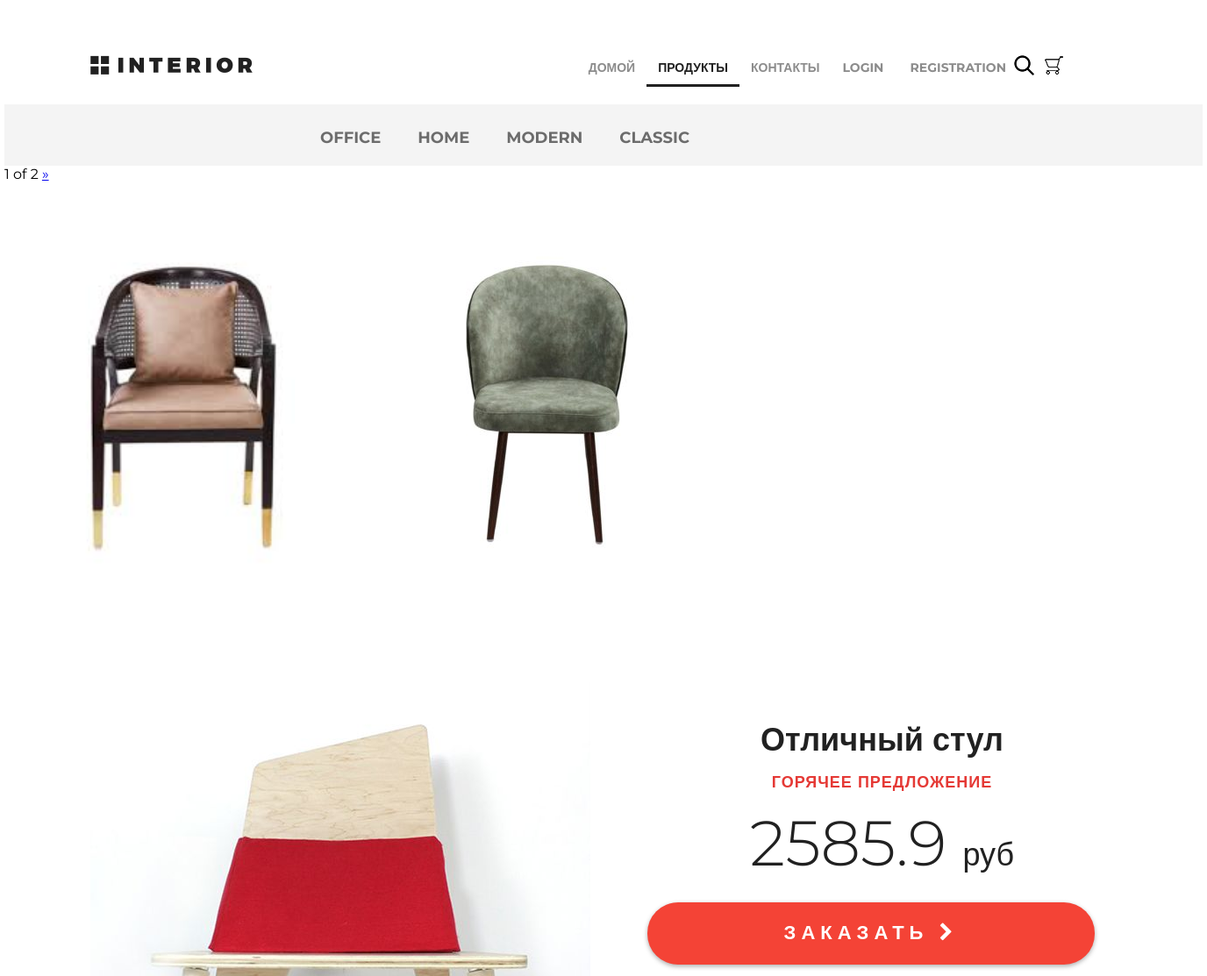
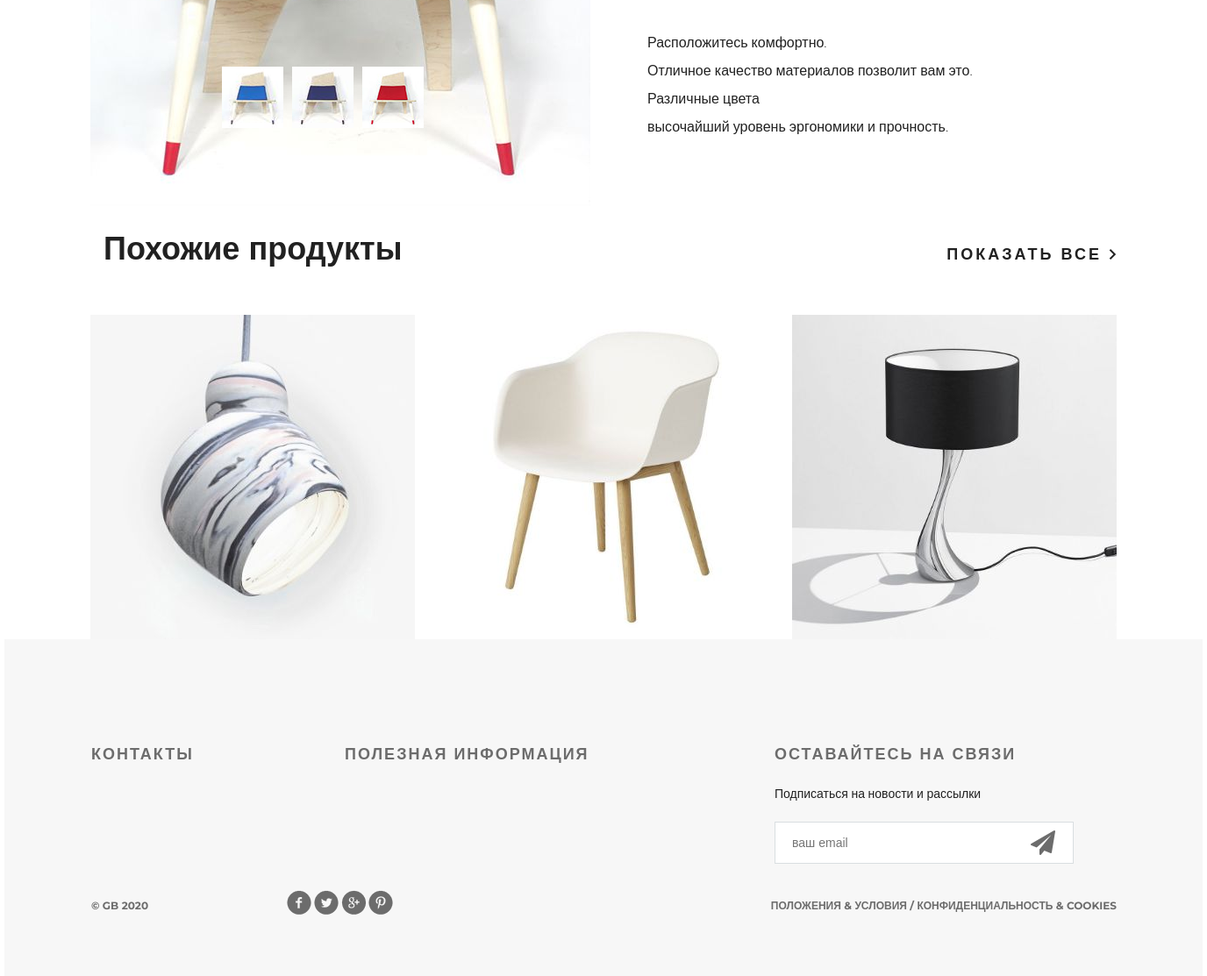
The page /products/all/ on the database its author committed (2 pictures, top to bottom).
### products/models.py (models this page shows, shortened)
class Product_category(models.Model):
    name = models.CharField(max_length=20)

class Product(models.Model):
    name = models.CharField(max_length=20)
    quantity = models.PositiveSmallIntegerField(default=100)
    image = models.ImageField(upload_to='product_images', blank=True)
    price = models.IntegerField(default=100)
    category = models.ForeignKey(Product_category, on_delete=models.CASCADE)

### products/views.py (the view)
# urls.py: path('<str:category>/', ProductsView.as_view(), name='category'),
class ProductsView(ListView):
    template_name = 'products/products.html'
    context_object_name = 'products'
    paginate_by = 2
    def get_queryset(self):
        if self.kwargs['category'] != "all":
            return get_list_or_404(Product, category__pk=Product_category.objects.get(name=self.kwargs['category']).id)
        else:
            return get_list_or_404(Product)
    def get_context_data(self, **kwargs):
        context = super().get_context_data(**kwargs)
        context["title"] = 'Продукты'
        context["categorys"] = Product_category.objects.all()
        context["active"] = self.kwargs['category']
        return context

### basket/context_processors.py (called while the page is built)
def basket(request):
    basket = None
    if request.user.is_authenticated:
        basket = Basket.objects.filter(user=request.user).first()
    return {'basket': basket}

### products/templates/products/products.html (shortened to what this page needs)
{% extends 'mainapp/base.html' %} {% load static %}
		{% block menu %}
		<div class="hero-white">
			<div class="header clearfix">
				<a href="{% url 'mainapp:index' %}" class="logo"></a>
				{% include 'mainapp/includes/inc_main_menu.html' %}
				<a href="#" class="search"></a>
                <a href="#" class="basket"></a>
			</div>
		</div>
		{% endblock %}
		{% block content %}
		<div class="details">
			<div class="links clearfix">
				<ul class="links-menu">
					{% for category in categorys %}
					<li><a href="{% url 'products:category' category.name %}" {% if active == category.name %} class="active" {% endif %}>{{category.name}}</a></li>
					{% endfor %}
				</ul>
			</div>
			<div class="pagination">
				<span class="step-links">
					<span class="current">
						{{ page_obj.number }} of {{ page_obj.paginator.num_pages }}
					</span>
					{% if page_obj.has_next %}
						<a href="{% url 'products:page' active page_obj.next_page_number %}">&raquo;</a>
					{% endif %}
				</span>
			</div>
			<div class="products">
				<div class="related-products clearfix">
					{% for product in page_obj %}
						<div class="block made_my">
							<a href="{% url 'products:personal' product.category.name product.id %}">
								<img src="{{ product.image.url }}" alt="" class="prod_img" style="width: 370px"/>
							</a>
						</div>
					{% endfor %}
				</div>
			</div>
			<div class="details-products">
				<div class="details-slider">
					<div class="slider-product">
						<img src="{% static 'img/slider1.jpg' %}">
					</div>
					<div class="slider-control">
						<div class="block">
							<a href="#"><img src="{% static 'img/controll.jpg' %}" alt="">
							</a>
						</div>
						<div class="block">
							<a href="#"><img src="{% static 'img/controll1.jpg' %}" alt="">
							</a>
						</div>
						<div class="block">
							<a href="#"><img src="{% static 'img/controll2.jpg' %}" alt="">
							</a>
						</div>
					</div>
				</div>
				<div class="description">
					<h3 class="big-bold">Отличный стул</h3>
					<h3 class="red">горячее предложение</h3>
					<p class="price"> 2585.9 <span>руб</span></p>
					<a href="#" class="red-button">
						заказать <i class="fa fa-chevron-right" aria-hidden="true"></i>
					</a>
					<div class="description-text">
						<p>Расположитесь комфортно.</p>
						<p>Отличное качество материалов
						позволит вам это.</p>
						<p>Различные цвета</p>
						<p>высочайший уровень
						эргономики и прочность.</p>
					</div>
				</div>
			</div>
			<div class="related">
				<div class="title clearfix">
					<h2>Похожие продукты</h2>
					<a class="explore" href="#">показать все <img src="{% static 'img/arrow.png' %}" alt=""></a>
				</div>
				<div class="related-products clearfix">
					<div class="block">
						<a href="#"><img src="{% static 'img/product-11.jpg' %}" alt="">
						</a>
					</div>
					<div class="block">
						<a href="#"><img src="{% static 'img/product-21.jpg' %}" alt="">
						</a>
					</div>
					<div class="block">
						<a href="#"><img src="{% static 'img/product-31.jpg' %}" alt="">
						</a>
					</div>
				</div>
			</div>
		</div>
		{% endblock %}

### static/style.css (style rules this page uses)
* { margin: 0; padding: 0; }
body { font-family: 'Montserrat', sans-serif; }
html, body { height: 100%; }
.slider-control .block a img { width: 70px; }
.logo { background-image: url(/static/img/logo.png); margin-top: 63px; width: 185px; height: 22px; float: left; }
.search { display: block; width: 23px; height: 23px; background-image: url(/static/img/search.png); position: absolute; top: 63px; left: 1151px; }
.basket { display: block; width: 23px; height: 23px; background-image: url(/static/img/basket.png); position: absolute; top: 63px; left: 1185px; text-decoration: none; color: #555; }
.clearfix:after { content: ""; display: block; clear: both; }
.explore { text-transform: uppercase; color: #212121; font-size: 18px; font-weight: 700; line-height: 24px; text-align: center; float: right; margin-top: 138px; letter-spacing: 3px; text-decoration: none; }
.big-bold { color: #212121; font-size: 36px; font-weight: 700; text-align: left; margin-bottom: 24px; line-height: 36px; }
.title { height: 152px; margin-right: 15px; }
.title h2 { float: left; margin-top: 118px; color: #212121; font-size: 36px; font-weight: 700; text-align: left; margin-left: 15px; }
.red { text-transform: uppercase; color: #e53935; font-size: 18px; font-weight: 700; text-align: left; letter-spacing: 1px; line-height: 17px; margin-bottom: 22px; }
.products { margin-top: 50px; margin-bottom: 56px; }
.products .block a img { float: left; }
.products .block { float: left; margin: 15px; display: block; height: 370px; width: 370px; position: relative; }
.hero-white { background-color: #fff; height: 119px; padding-left: 98px; padding-right: 211px; position: relative; }
.links { height: 70px; background-color: #f4f4f4; position: relative; padding-left: 360px; }
.links-menu { margin: 27px auto 0px; position: absolute; }
.links-menu li { float: left; list-style-type: none; padding-right: 42px; }
.links-menu li a { text-decoration: none; color: #6c6c6c; font-size: 18px; font-weight: 700; text-transform: uppercase; }
.details-products { padding-left: 98px; padding-right: 98px; margin-top: 98px; height: 551px; }
.details-slider { width: 570px; float: left; margin-right: 30px; }
.slider-product { width: 570px; height: 400px; }
.slider-control { width: 420px; height: 70px; margin: 11px auto 0px; padding-left: 150px }
.slider-control .block { height: 70px; width: 70px; position: relative; float: left; margin-right: 10px; }
.description { width: 535px; float: right; padding-left: 35px }
.description .big-bold { color: #212121; font-size: 36px; font-weight: 700; text-align: center; margin-top: 47px; margin-bottom: 0px; }
.description .red { text-transform: uppercase; color: #e53935; font-size: 18px; font-weight: 700; text-align: center; letter-spacing: 1px; line-height: 17px; margin-top: 23px; margin-bottom: 36px; }
.description .price { color: #212121; font-size: 72px; font-weight: 300; line-height: 48px; text-align: center; }
.description .price span { color: #212121; font-size: 36px; font-weight: 300; line-height: 48px; text-align: center; }
.red-button { display: block; height: 71px; width: 510px; border-radius: 35px; background-color: #f44336; text-align: center; text-transform: uppercase; text-decoration: none; color: #ffffff; font-size: 22px; font-weight: 700; line-height: 24px; box-shadow: 0px 2px 4.85px 0.15px rgba(33, 33, 33, 0.35); line-height: 70px; letter-spacing: 6px; margin-top: 31px; }
.description-text { margin-top: 50px; color: #212121; font-size: 16px; font-weight: 300; line-height: 24px; text-align: left; }
.description-text p { margin-bottom: 0.5em; }
.related { padding: 0px 98px; }
.related .title { height: 143px; margin-right: 0; }
.related .title h2 { margin-top: 45px; }
.related .title .explore { margin-top: 62px; }
.related-products { margin-bottom: 120px; }
.related-products .block a img { float: left; }
.related-products .block { float: left; margin-right: 30px; display: block; height: 370px; width: 370px; position: relative; }
.related-products .block:nth-child(3n) { margin-right: 0px; }

### rows shown on the page
Product_category: name "OFFICE"
Product_category: name "HOME"
Product_category: name "MODERN"
Product_category: name "CLASSIC"
Product: image (picture)
Product: image (picture)

### other values the page prints
{{ page_obj.number }} "1"
{{ page_obj.paginator.num_pages }} "2"
